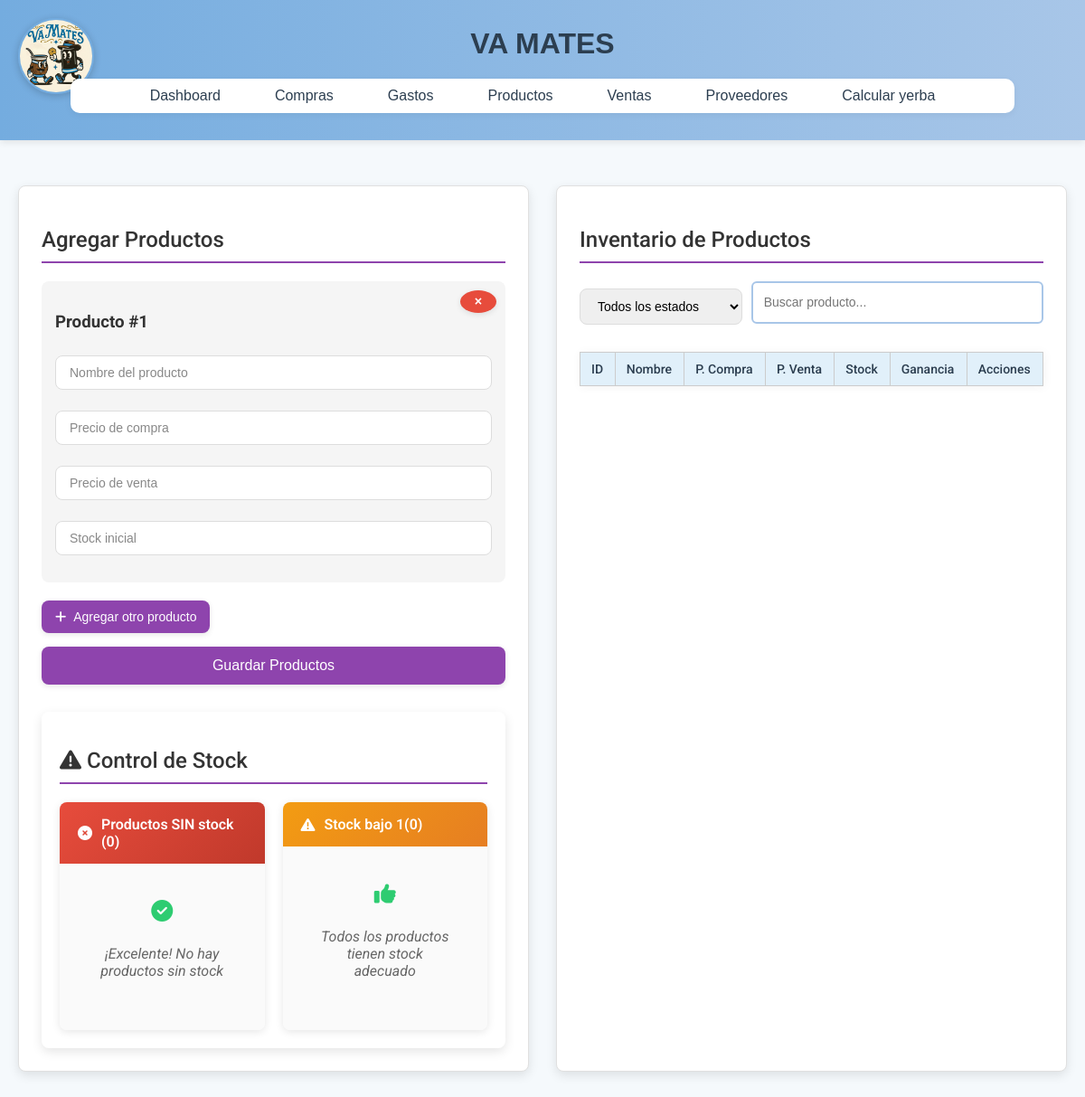
The app's page /productos/index.php, older data.
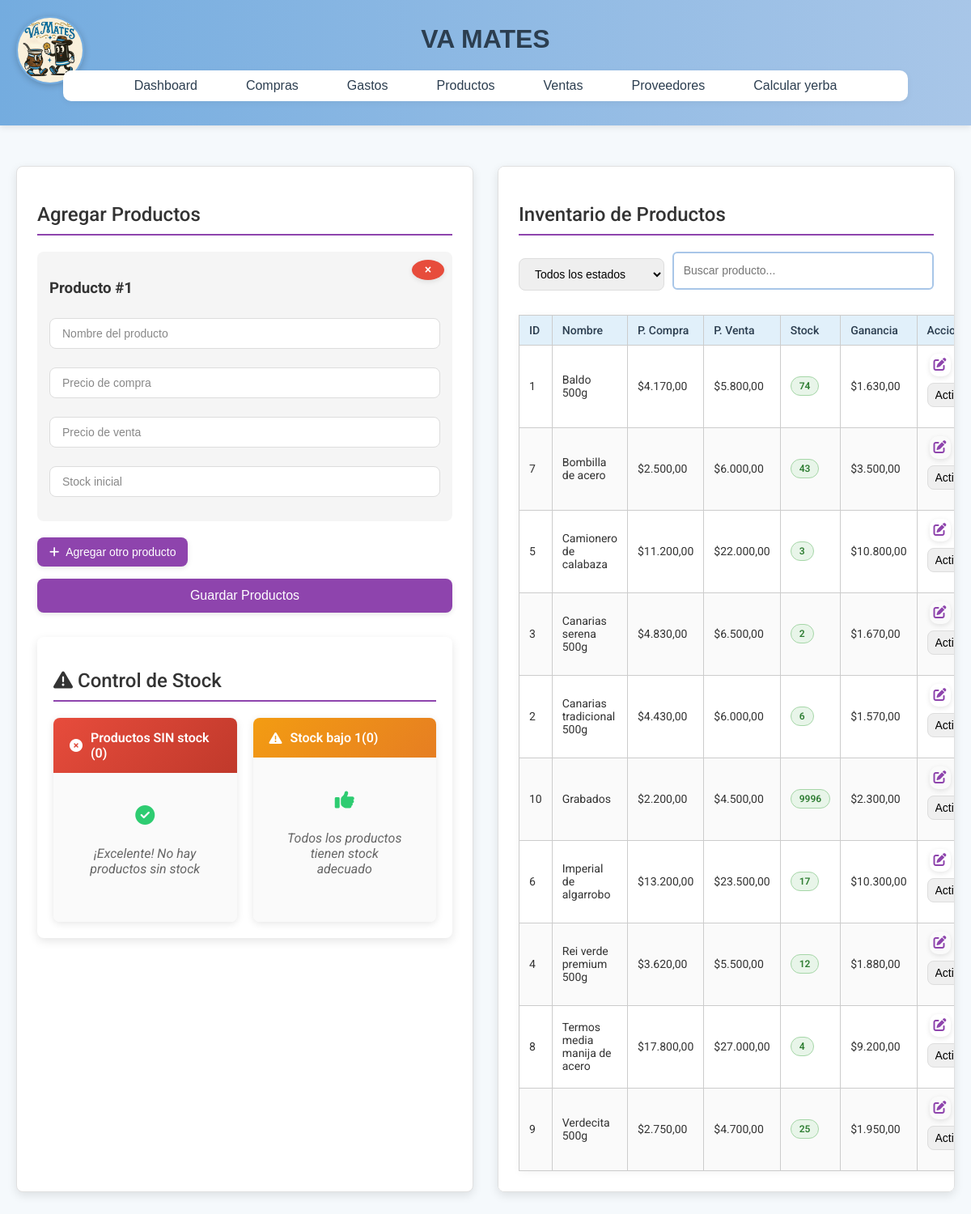
The same page, newer data.
### tables this page shows
CREATE TABLE `productos` (
  `id` int(11) NOT NULL,
  `nombre` varchar(100) NOT NULL,
  `precio_compra` decimal(10,2) NOT NULL,
  `precio` decimal(10,2) NOT NULL,
  `stock` int(11) NOT NULL,
  `diferencia` decimal(10,2) NOT NULL,
  `estado` enum('activo','desactivado') NOT NULL DEFAULT 'activo'
);

### productos/index.php (the view, shortened to what this page needs)
<?php include '../includes/header.php'; ?>
<head>
  <link rel="stylesheet" href="/vamates3/assets/css/styles.css">
  <link rel="stylesheet" href="https://cdnjs.cloudflare.com/ajax/libs/font-awesome/6.4.0/css/all.min.css">
</head>
<div class="container">
  <div class="column left">
    <h2>Agregar Productos</h2>
    <form id="formProductos" action="add_productos.php" method="post">
      <div id="productosContainer"></div>
      <button type="button" class="btn-agregar" onclick="agregarFormularioProducto()">
        <i class="fas fa-plus"></i> Agregar otro producto
      </button>
      <input class="btn-submit" type="submit" value="Guardar Productos">
    </form>
    <div class="producto-form hidden" id="plantillaProducto">
      <button type="button" class="btn-eliminar-form" onclick="eliminarFormularioProducto(this)">×</button>
      <h3>Producto #<span class="producto-numero">1</span></h3>
      <input class="control" type="text" name="nombre[]" placeholder="Nombre del producto" required>
      <input class="control precio-compra-input" type="number" step="0.01" name="precio_compra[]" placeholder="Precio de compra" min="0.01" required>
      <input class="control precio-venta-input" type="number" step="0.01" name="precio[]" placeholder="Precio de venta" min="0.01" required>
      <input class="control stock-input" type="number" name="stock[]" placeholder="Stock inicial" min="0" required>
    </div>
    <?php
      include '../config/config.php';
      $sql = "SELECT * FROM productos ORDER BY nombre ASC";
      $result = $conn->query($sql);
      $productosSinStock = [];
      $productosBajoStock = [];
      $result->data_seek(0);
    ?>
    <div class="low-stock-section">
      <h2><i class="fas fa-exclamation-triangle"></i> Control de Stock</h2>
      <div class="stock-cards-container">
        <div class="stock-card">
          <div class="stock-card-header danger">
            <i class="fas fa-times-circle"></i>
            <span>Productos SIN stock (<?= count($productosSinStock) ?>)</span>
          </div>
          <div class="stock-card-body">
            <?php if (empty($productosSinStock)): ?>
              <div class="no-items">
                <i class="fas fa-check-circle" style="color: var(--success-color); font-size: 24px; margin-bottom: 10px;"></i>
                <p>¡Excelente! No hay productos sin stock</p>
              </div>
            <?php endif; ?>
          </div>
        </div>
        <div class="stock-card">
          <div class="stock-card-header warning">
            <i class="fas fa-exclamation-triangle"></i>
            <span>Stock bajo 1(<?= count($productosBajoStock) ?>)</span>
          </div>
          <div class="stock-card-body">
            <?php if (empty($productosBajoStock)): ?>
              <div class="no-items">
                <i class="fas fa-thumbs-up" style="color: var(--success-color); font-size: 24px; margin-bottom: 10px;"></i>
                <p>Todos los productos tienen stock adecuado</p>
              </div>
            <?php endif; ?>
          </div>
        </div>
      </div>
    </div>
  </div>
  <div class="column right">
    <h2>Inventario de Productos</h2>
    <div style="display: flex; gap: 10px; margin-bottom: 15px;">
      <select id="filtroEstado" class="control" onchange="filtrarGastos()" style="flex: 1;">
        <option value="">Todos los estados</option>
      </select>
      <input type="text" id="buscarProducto" class="search-input" placeholder="Buscar producto..." onkeyup="filtrarProductos()" style="flex: 2;">
    </div>
    <table id="tablaProductos">
      <thead>
        <tr>
          <th>ID</th>
          <th>Nombre</th>
          <th>P. Compra</th>
          <th>P. Venta</th>
          <th>Stock</th>
          <th>Ganancia</th>
          <th>Acciones</th>
        </tr>
      </thead>
      <tbody>
        <?php
        while($producto = $result->fetch_assoc()):
          $ganancia = $producto['precio'] - $producto['precio_compra'];
          if ($producto['stock'] == 0) $claseStock = "badge-stock-critico";
          elseif ($producto['stock'] == 1) $claseStock = "badge-stock-bajo";
          else $claseStock = "badge-stock-normal";
        ?>
        <tr id="fila-producto-<?= $producto['id'] ?>" class="producto-row <?= $producto['estado'] == 'desactivado' ? 'producto-inactivo' : '' ?>">
          <td><?= $producto['id'] ?></td>
          <td><?= htmlspecialchars($producto['nombre']) ?></td>
          <td>$<?= number_format($producto['precio_compra'], 2, ',', '.') ?></td>
          <td>$<?= number_format($producto['precio'], 2, ',', '.') ?></td>
          <td>
            <span class="badge <?= $claseStock ?>">
              <?= $producto['stock'] ?>
            </span>
          </td>
          <td>$<?= number_format($ganancia, 2, ',', '.') ?></td>
          <td>
            <button class="btn-action btn-edit" onclick="editarProducto(<?= $producto['id'] ?>)">
              <i class="fas fa-edit"></i>
            </button>
            <select class="control" style="width: 120px; padding: 5px;" onchange="cambiarEstado(<?= $producto['id'] ?>, this.value)">
              <option value="activo" <?= $producto['estado'] == 'activo' ? 'selected' : '' ?>>Activo</option>
            </select>
          </td>
        </tr>
        <?php endwhile; ?>
      </tbody>
    </table>
  </div>
</div>

### includes/header.php (shortened to what this page needs)
<!DOCTYPE html>
<html lang="es">
<head>
  <link rel="stylesheet" href="/vamates3/assets/css/styles.css">
  <img src="/vamates3/img/vamateslogo.jpg" alt="Logo" class="logo">
</head>
<body>
  <header>
    <h1>VA MATES</h1>
    <nav>
      <ul>
        <li><a href="/vamates3/dashboard/index.php">Dashboard</a></li>
        <li><a href="/vamates3/compras/index.php">Compras</a></li>
        <li><a href="/vamates3/gastos/index.php">Gastos</a></li>
        <li><a href="/vamates3/productos/index.php">Productos</a></li>
        <li><a href="/vamates3/ventas/index.php">Ventas</a></li>
        <li><a href="/vamates3/proveedores/index.php">Proveedores</a></li>
        <li><a href="/vamates3/calculador/calcular_yerba.php">Calcular yerba</a></li>
      </ul>
    </nav>
  </header>
  <main>

### assets/css/styles.css (style rules this page uses)
body { font-family: 'Quicksand', sans-serif; margin: 0; padding: 0; background-color: #f5f9fc; color: #333; }
header { background: linear-gradient(90deg, #74acdf, #a8c6e8); padding: 30px 20px; text-align: center; box-shadow: 0 2px 8px rgba(0, 0, 0, 0.1); border-bottom: none; }
header h1 { margin: 0; font-size: 2rem; color: #2c3e50; }
nav { width: 100%; display: flex; justify-content: center; margin-top: 20px; }
nav ul { width: 90%; max-width: 1200px; display: flex; justify-content: center; align-items: center; padding: 10px 0; list-style-type: none; background-color: #ffffff; border-radius: 10px; box-shadow: 0 2px 8px rgba(0,0,0,0.05); margin: 0 auto; position: relative; z-index: 1; }
.logo { position: absolute; top: 20px; left: 20px; width: 80px; height: 80px; border-radius: 50%; object-fit: cover; box-shadow: 0 2px 8px rgba(0,0,0,0.2); border: 2px solid #74acdf; }
nav ul li { margin: 0 15px; }
nav ul li a { text-decoration: none; color: #2c3e50; padding: 10px 15px; border-radius: 5px; transition: all 0.3s ease; }
.container { display: flex; flex-wrap: wrap; margin: 30px auto; padding: 10px; max-width: 1600px; gap: 20px; }
.column { flex: 1; padding: 30px; background-color: #fff; border-radius: 12px; box-shadow: 0 4px 12px rgba(0,0,0,0.05); min-width: 400px; }
.column.left { border-right: none; }
table { width: 100%; border-collapse: collapse; margin-top: 15px; font-size: 0.95rem; border: 1px solid #ddd; }
table th, table td { padding: 10px 12px; border: 1px solid #ccc; }
table th { background-color: #e1f0fa; text-align: left; color: #2c3e50; }
#tablaProductos, #tablaCompras { width: 100%; border-collapse: collapse; margin-top: 10px; box-shadow: 1px 1px 10px rgba(0,0,0,0.05); }
.control::placeholder { color: #888; }
#buscarProducto, #buscarCompra { width: 100%; padding: 12px; border: 2px solid #a8c6e8; border-radius: 6px; margin-bottom: 16px; }
button, .btn-agregar, .btn-delete, .btn-submit, .btn-tema { padding: 10px 20px; font-size: 0.9rem; border: none; border-radius: 10px; cursor: pointer; transition: all 0.3s ease; background-color: #74acdf; color: #fff; box-shadow: 0 2px 6px rgba(0,0,0,0.1); }
.btn-submit { background-color: #3498db; }

Row changes from the older to the newer data that the page shows:
added productos: id "1", nombre "Baldo 500g", precio_compra "4.170,00", precio "5.800,00", stock "74", ganancia "1.630,00", estado+id "Activo"
added productos: id "7", nombre "Bombilla de acero", precio_compra "2.500,00", precio "6.000,00", stock "43", ganancia "3.500,00", estado+id "Activo"
added productos: id "5", nombre "Camionero de calabaza", precio_compra "11.200,00", precio "22.000,00", stock "3", ganancia "10.800,00", estado+id "Activo"
added productos: id "3", nombre "Canarias serena 500g", precio_compra "4.830,00", precio "6.500,00", stock "2", ganancia "1.670,00", estado+id "Activo"
added productos: id "2", nombre "Canarias tradicional 500g", precio_compra "4.430,00", precio "6.000,00", stock "6", ganancia "1.570,00", estado+id "Activo"
added productos: id "10", nombre "Grabados", precio_compra "2.200,00", precio "4.500,00", stock "9996", ganancia "2.300,00", estado+id "Activo"
added productos: id "6", nombre "Imperial de algarrobo", precio_compra "13.200,00", precio "23.500,00", stock "17", ganancia "10.300,00", estado+id "Activo"
added productos: id "4", nombre "Rei verde premium 500g", precio_compra "3.620,00", precio "5.500,00", stock "12", ganancia "1.880,00", estado+id "Activo"
added productos: id "8", nombre "Termos media manija de acero", precio_compra "17.800,00", precio "27.000,00", stock "4", ganancia "9.200,00", estado+id "Activo"
added productos: id "9", nombre "Verdecita 500g", precio_compra "2.750,00", precio "4.700,00", stock "25", ganancia "1.950,00", estado+id "Activo"
